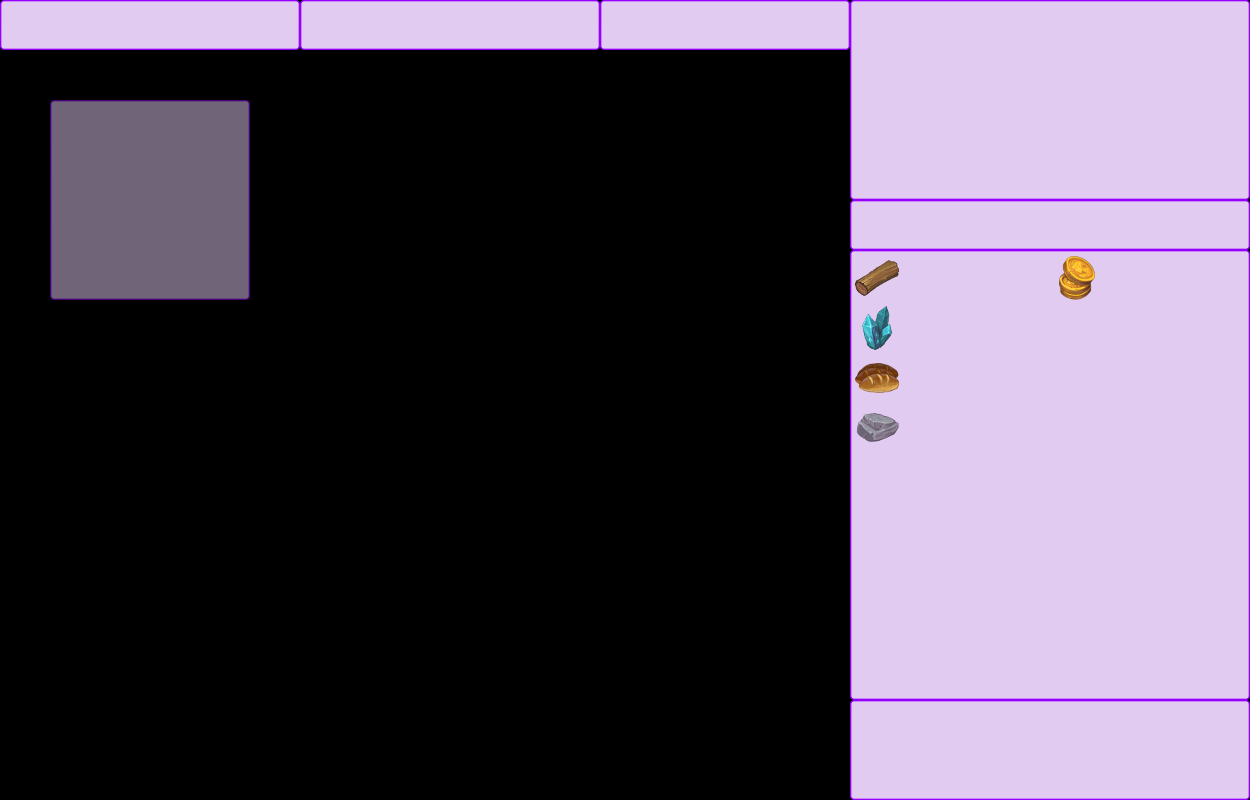

This game map was drawn from its Tiled (.tmx) file and the tilesets committed beside it. A one-line description and the trimmed map source follow:
An orthogonal 25x16 tile map with 50x50 px tiles, 4 tile layers (Static Tiles, Static Tiles, Resource Tiles, Static Tiles), 5 hidden layers not drawn, 2 tilesets and 141 objects (12x Indicator Tile, 9x Resource Icon, 3x Previous Round Static Text, Player Token, Player Hut, ...).

<map version="1.2" tiledversion="1.2.4" orientation="orthogonal" renderorder="right-down" width="25" height="16" tilewidth="50" tileheight="50" infinite="0" nextlayerid="62" nextobjectid="202">
 <tileset firstgid="1" source="ui_tileset.tsx" />
 <tileset firstgid="65" source="resource icons.tsx" />
 <layer id="16" name="Static Tiles" width="25" height="16">
  <data>[400 cells, 73 non-empty, 12 distinct tile ids]</data>
 </layer>
 <group id="23" name="Player Info Panel" offsetx="850" offsety="250">
  <layer id="24" name="Static Tiles" width="25" height="16">
   <data>[400 cells, 72 non-empty, 9 distinct tile ids]</data>
  </layer>
  <layer id="22" name="Resource Tiles" width="25" height="16" offsetx="5" offsety="0">
   <data>[400 cells, 5 non-empty, 5 distinct tile ids]</data>
  </layer>
  <objectgroup id="27" name="Static Text">
   <object id="38" x="305" y="10" width="90" height="30">
    <text fontfamily="Poppins" wrap="1" halign="center" valign="center">(       points)</text>
   </object>
   <object id="44" x="290" y="60" width="20" height="30">
    <text fontfamily="Poppins" wrap="1" halign="center" valign="center">/</text>
   </object>
   <object id="45" x="290" y="110" width="20" height="30">
    <text fontfamily="Poppins" wrap="1" halign="center" valign="center">/</text>
   </object>
   <object id="46" x="10" y="260" width="180" height="30">
    <text fontfamily="Poppins" wrap="1" valign="center">Islands Visited:</text>
   </object>
   <object id="47" x="10" y="310" width="180" height="30">
    <text fontfamily="Poppins" wrap="1" valign="center">Islands Controlled:</text>
   </object>
   <object id="48" x="10" y="360" width="190" height="30">
    <text fontfamily="Poppins" wrap="1" valign="center">Longest Chain:</text>
   </object>
   <object id="49" x="10" y="210" width="180" height="30">
    <text fontfamily="Poppins" wrap="1" valign="center">Set Bonus:</text>
   </object>
   <object id="52" x="240" y="360" width="60" height="30">
    <text fontfamily="Poppins" wrap="1" valign="center">islands</text>
   </object>
   <object id="57" x="110" y="10" width="90" height="30">
    <text fontfamily="Poppins" wrap="1">(       points)</text>
   </object>
   <object id="58" x="110" y="60" width="90" height="30">
    <text fontfamily="Poppins" wrap="1">(       points)</text>
   </object>
   <object id="59" x="110" y="110" width="90" height="30">
    <text fontfamily="Poppins" wrap="1">(       points)</text>
   </object>
   <object id="60" x="110" y="160" width="90" height="30">
    <text fontfamily="Poppins" wrap="1">(       points)</text>
   </object>
   <object id="63" x="305" y="210" width="90" height="30">
    <text fontfamily="Poppins" wrap="1" valign="center">(       points)</text>
   </object>
   <object id="64" x="305" y="260" width="90" height="30">
    <text fontfamily="Poppins" wrap="1" valign="center">(       points)</text>
   </object>
   <object id="65" x="305" y="310" width="90" height="30">
    <text fontfamily="Poppins" wrap="1" valign="center">(       points)</text>
   </object>
   <object id="66" x="305" y="360" width="90" height="30">
    <text fontfamily="Poppins" wrap="1" valign="center">(       points)</text>
   </object>
   <object id="68" x="10" y="410" width="180" height="30">
    <text fontfamily="Poppins" wrap="1" valign="center">Total Points:</text>
   </object>
   <object id="42" x="310" y="60" width="30" height="30">
    <text fontfamily="Poppins" wrap="1" halign="center" valign="center">20</text>
   </object>
   <object id="43" x="310" y="110" width="30" height="30">
    <text fontfamily="Poppins" wrap="1" halign="center" valign="center">5</text>
   </object>
  </objectgroup>
  <objectgroup id="26" name="Spawns">
   <object id="16" name="Player Token" gid="29" x="205" y="100" width="50" height="50" />
   <object id="17" name="Player Hut" gid="30" x="205" y="150" width="50" height="50" />
   <object id="33" name="Wood Count" x="60" y="10" width="30" height="30">
    <text fontfamily="Poppins" wrap="1" halign="center" valign="center">42</text>
   </object>
   <object id="34" name="Gem Count" x="60" y="60" width="31" height="30">
    <text fontfamily="Poppins" wrap="1" halign="center" valign="center">42</text>
   </object>
   <object id="35" name="Bread Count" x="60" y="110" width="31" height="30">
    <text fontfamily="Poppins" wrap="1" halign="center" valign="center">42</text>
   </object>
   <object id="36" name="Rock Count" x="60" y="160" width="31" height="30">
    <text fontfamily="Poppins" wrap="1" halign="center" valign="center">42</text>
   </object>
   <object id="37" name="Gold Count" x="260" y="10" width="30" height="30">
    <text fontfamily="Poppins" wrap="1" halign="center" valign="center">42</text>
   </object>
   <object id="39" name="Tokens Left" x="260" y="60" width="30" height="30">
    <text fontfamily="Poppins" wrap="1" halign="center" valign="center">42</text>
   </object>
   <object id="40" name="Gold Score" x="310" y="10" width="30" height="30">
    <text fontfamily="Poppins" wrap="1" halign="center" valign="center">42</text>
   </object>
   <object id="41" name="Huts Left" x="260" y="110" width="30" height="30">
    <text fontfamily="Poppins" wrap="1" halign="center" valign="center">42</text>
   </object>
   <object id="85" name="Wood Score" x="119" y="10" width="31" height="19">
    <text fontfamily="Poppins" wrap="1">42</text>
   </object>
   </objectgroup>
 </group>
 <objectgroup id="21" name="Static Text">
  <!-- 95 objects omitted --></objectgroup>
 <objectgroup id="8" name="Spawns">
  <!-- 84 objects omitted --></objectgroup>
 <group id="40" name="Resource Tooltip" offsetx="50" offsety="100">
  <layer id="42" name="Static Tiles" width="25" height="16" opacity="0.5">
   <data>[400 cells, 16 non-empty, 9 distinct tile ids]</data>
  </layer>
  <objectgroup id="41" name="Static Text">
   <!-- 49 objects omitted --></objectgroup>
  <objectgroup id="45" name="Spawns">
   <!-- 45 objects omitted --></objectgroup>
 </group>
 <group id="46" name="Set Bonus Tooltip" visible="0" offsetx="650" offsety="450">
  <layer id="47" name="Static Tiles" width="25" height="16" opacity="0.5">
   <data>[400 cells, 8 non-empty, 6 distinct tile ids]</data>
  </layer>
  <objectgroup id="48" name="Static Text">
   <!-- 36 objects omitted --></objectgroup>
 </group>
 <group id="49" name="Gold Tooltip" visible="0" offsetx="700" offsety="250">
  <layer id="50" name="Static Tiles" width="25" height="16" opacity="0.5">
   <data>[400 cells, 3 non-empty, 3 distinct tile ids]</data>
  </layer>
  <objectgroup id="51" name="Static Text">
   <!-- 30 objects omitted --></objectgroup>
 </group>
 <group id="52" name="Islands Visited Tooltip" visible="0" offsetx="650" offsety="500">
  <layer id="53" name="Static Tiles" width="25" height="16" opacity="0.5">
   <data>[400 cells, 16 non-empty, 9 distinct tile ids]</data>
  </layer>
  <objectgroup id="54" name="Static Text">
   <!-- 28 objects omitted --></objectgroup>
 </group>
 <group id="55" name="Islands Controlled Tooltip" visible="0" offsetx="600" offsety="550">
  <layer id="56" name="Static Tiles" width="25" height="16" opacity="0.5">
   <data>[400 cells, 25 non-empty, 9 distinct tile ids]</data>
  </layer>
  <objectgroup id="58" name="Static Text">
   <!-- 21 objects omitted --></objectgroup>
 </group>
 <group id="59" name="Longest Chain Tooltip" visible="0" offsetx="600" offsety="550">
  <layer id="60" name="Static Tiles" width="25" height="16" opacity="0.5">
   <data>[400 cells, 25 non-empty, 9 distinct tile ids]</data>
  </layer>
  <objectgroup id="61" name="Static Text">
   <!-- 20 objects omitted --></objectgroup>
 </group>
 <objectgroup id="43" name="Areas">
  <!-- 18 objects omitted --></objectgroup>
</map>
<!-- 111 of 141 objects omitted -->